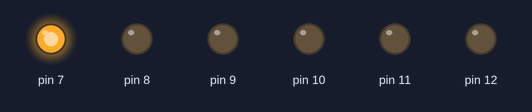
Simulated run of this sketch. Board: Arduino Uno, built with avr-gcc and run on an emulated ATmega328P. On the bench: output pins drawn as LEDs (lit = HIGH).

Above: at 0.5 s.
At 4.5 s:
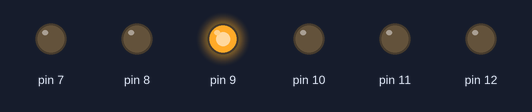
At 6.5 s:
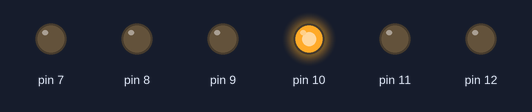
At 7.5 s:
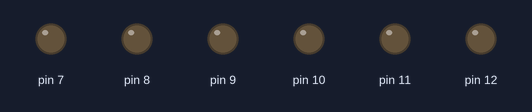
At 10.5 s:
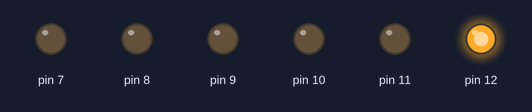
At 14.5 s:
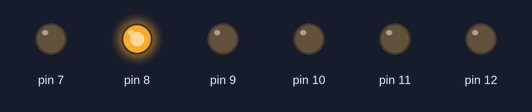
Timing chart, 0 to 15.6 s (numbered marks = the images above):
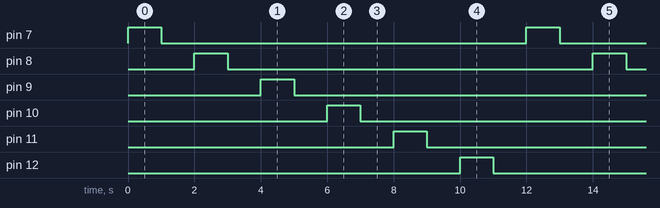

Measured:
- by itself, pin 7–12: alternates HIGH for 1.0 s and LOW for 11.0 s
- by itself, everything shown: repeats every 12.0 s, in 12 steps

The sketch:

LED6.ino
```cpp
void setup() {
  pinMode(7, OUTPUT);  // pinMode도 for문으로 축약 가능
  pinMode(8, OUTPUT);
  pinMode(9, OUTPUT);
  pinMode(10, OUTPUT);
  pinMode(11, OUTPUT);
  pinMode(12, OUTPUT);
}

void loop() {
  for (int i = 7; i <= 12; i++) {
    digitalWrite(i, HIGH);
    delay(1000);
    digitalWrite(i, LOW);
    delay(1000);
  }
}
```
